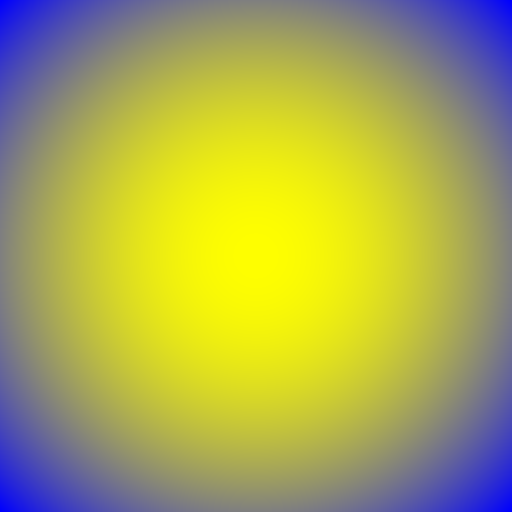

This figure's Python source:
from PIL import Image
import numpy as np
import time
import numbers

class vec3():
    def __init__(self, x, y, z):
        (self.x, self.y, self.z) = (x, y, z)
    def __mul__(self, other):
        return vec3(self.x * other, self.y * other, self.z * other)
    def __add__(self, other):
        return vec3(self.x + other.x, self.y + other.y, self.z + other.z)
    def __sub__(self, other):
        return vec3(self.x - other.x, self.y - other.y, self.z - other.z)
    def dot(self, other):
        return (self.x * other.x) + (self.y * other.y) + (self.z * other.z)
    def __abs__(self):
        return self.dot(self)
    def norm(self):
        mag = np.sqrt(abs(self))
        return self * (1.0 / np.where(mag==0, 1, mag))
    def components(self):
        return (self.x, self.y, self.z)

rgb=vec3

(w, h)= (512, 512)
x=np.tile(np.linspace(-1, 1, w), h)
y=np.repeat(np.linspace(-1, 1, h), w)

if 0:
    c=np.sqrt(.5)
    print('c', c)
    def norm(v):
        v /= max(v)
        return v
    gx=norm(np.exp(-(x*x)/(2*c**2)))
    gy=norm(np.exp(-(y*y)/(2*c**2))) 
    g=gx*gy
else:
    g=((x*x)+(y*y))
    if 1:
        g=g/2
    else:
        g=np.sqrt(g)/1.4
    g=1-g
print (min(g), max(g))
print (g[256])
c0=rgb(1, 1, 0)
c1=rgb(0,0,1)

color=(c0*g)+c1*(1-g)

rgb = [Image.fromarray((255 * c.reshape((h, w))).astype(np.uint8), "L") for c in color.components()]
Image.merge("RGB", rgb).save("gauss.png")